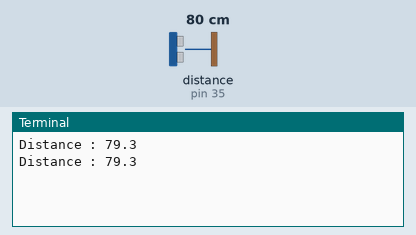
Bench run of a program on a simulated Raspberry Pi (header pin numbers). Parts: the last lines printed to the terminal. Inputs (shaded band) come from the test bench; at power-on: distance to the obstacle (sensor on pin 35) 80 cm. The echo pulse lasts 58.3 µs per cm; the clock reads 2024-03-15 10:24:30 at power-on unless the program sets it.

Above: at 1.2 s.
1.3 s: distance to the obstacle (sensor on pin 35) set to 2 cm
At 2.6 s:
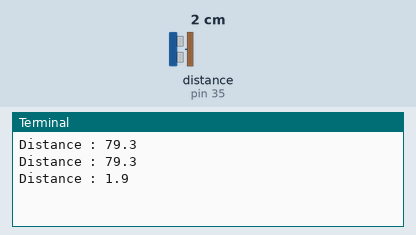
2.8 s: distance to the obstacle (sensor on pin 35) set to 4 cm
At 3.9 s:
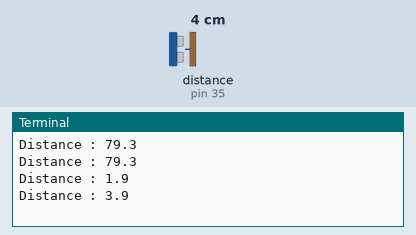
Timing chart, 0 to 5.8 s (numbered marks = the images above; inputs shaded):
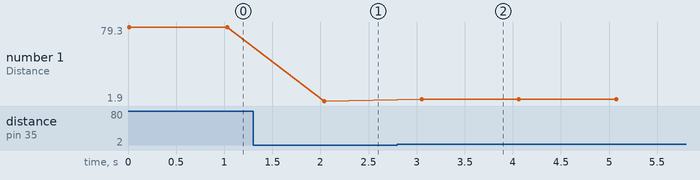

The program:

Ultrasonic_Sensor.py
```python
import RPi.GPIO as GPIO
import time

GPIO.setmode(GPIO.BOARD)

GPIO_TRIGGER = 33    #Left ultrasonic sensor
GPIO_ECHO = 35
GPIO.setup(GPIO_TRIGGER,GPIO.OUT)  # Trigger
GPIO.setup(GPIO_ECHO,GPIO.IN)
GPIO.output(GPIO_TRIGGER, False)
while(True):
    start=0
    stop=0

    GPIO.output(GPIO_TRIGGER, False)

    time.sleep(0.01)


    GPIO.output(GPIO_TRIGGER, True)
    time.sleep(0.00001)
    GPIO.output(GPIO_TRIGGER, False)
    begin = time.time()
    while GPIO.input(GPIO_ECHO)==0 and time.time()<begin+0.05:
        start = time.time()

    while GPIO.input(GPIO_ECHO)==1 and time.time()<begin+0.1:
        stop = time.time()

    elapsed = stop-start

    distance = elapsed * 34000


    distance = distance / 2

    print ("Distance : %.1f" % distance)

    time.sleep(1)
```

Measured:
- after the input at 1.3 s, the terminal: prints a new line after 0.74 s (image 1)
- after the input at 2.8 s, the terminal: prints a new line after 0.25 s (image 2)
- plotted number 1: 79.3 → 1.9 after the input at 1.3 s, 1.9 → 3.9 after the input at 2.8 s
